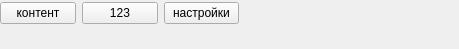
<?xml version="1.0" encoding="UTF-8"?>
<ui version="4.0">
 <class>MainScreen</class>
 <widget class="QMainWindow" name="MainScreen">
  <property name="enabled">
   <bool>true</bool>
  </property>
  <property name="geometry">
   <rect>
    <x>0</x>
    <y>0</y>
    <width>459</width>
    <height>49</height>
   </rect>
  </property>
  <property name="windowTitle">
   <string>MainWindow</string>
  </property>
  <widget class="QWidget" name="centralwidget">
   <widget class="QWidget" name="">
    <property name="geometry">
     <rect>
      <x>0</x>
      <y>0</y>
      <width>239</width>
      <height>26</height>
     </rect>
    </property>
    <layout class="QHBoxLayout" name="horizontalLayout">
     <item>
      <widget class="QPushButton" name="open_content_btn">
       <property name="text">
        <string>контент</string>
       </property>
      </widget>
     </item>
     <item>
      <widget class="QPushButton" name="pushButton_2">
       <property name="text">
        <string>123</string>
       </property>
      </widget>
     </item>
     <item>
      <widget class="QPushButton" name="settings_btn">
       <property name="text">
        <string>настройки</string>
       </property>
      </widget>
     </item>
    </layout>
   </widget>
  </widget>
 </widget>
 <resources/>
 <connections/>
</ui>
